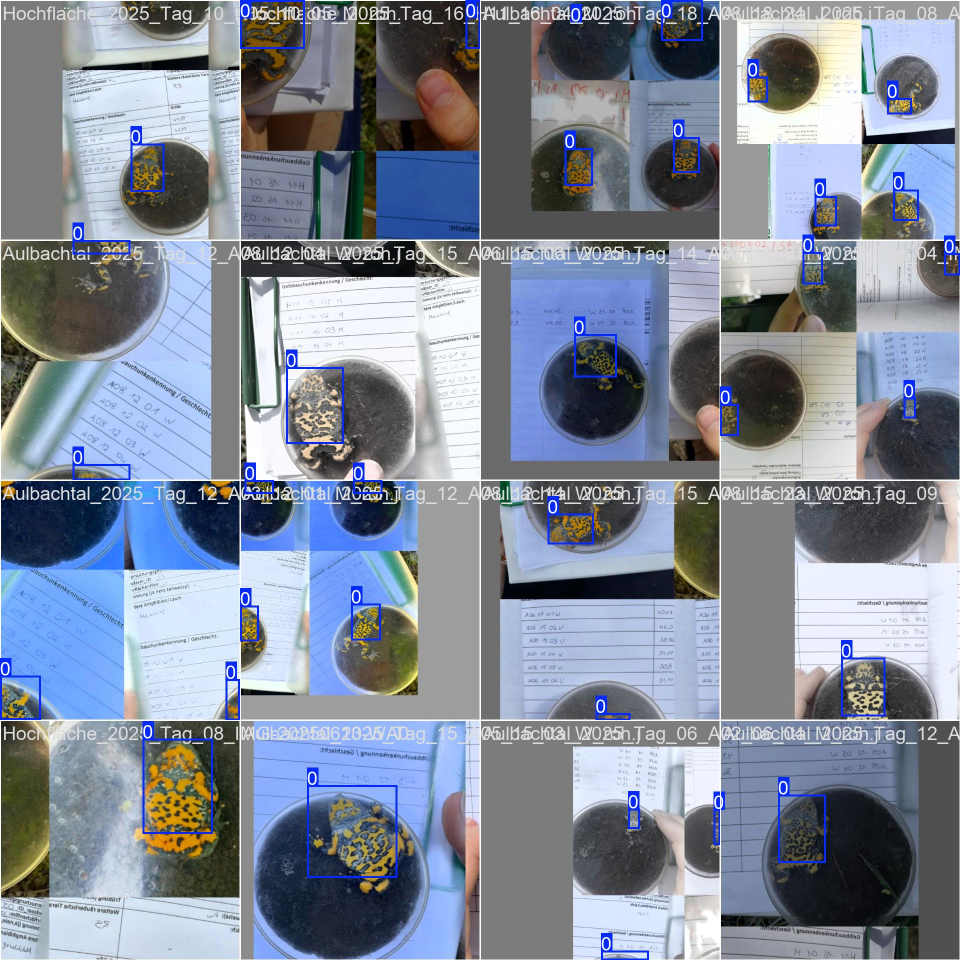
#> input picture 01-02_Throat_Belly_pipeline/src/runs/detect/train/train_batch0.jpg, 1920 x 1920 px (shown at 1/2 size)
$ python -i feature_extractor.py   (imports and definitions only)
#> lines starting #> are read from the running program, lines starting #| are printed output that depends on the picture; after the words box and inside, x2 and y2 are one past the last pixel; in counts of white or black regions, pixels touching at a corner belong together
import cv2
import numpy as np
from pathlib import Path

class DualFeatureExtractor:

    def __init__(
        self,
        sift_contrast_thresh=0.012,
        sift_nfeatures=1500,
        orb_nfeatures=1500,
        min_border_dist=6,
        lowe_ratio=0.80,
        ransac_thresh=5.0
    ):
        self.min_border_dist = min_border_dist
        self.lowe_ratio = lowe_ratio
        self.ransac_thresh = ransac_thresh

        # 1. Primary Model: SIFT
        self.sift = cv2.SIFT_create(
            nfeatures=sift_nfeatures,
            nOctaveLayers=3,
            contrastThreshold=sift_contrast_thresh,
            edgeThreshold=10,
            sigma=1.2
        )
        self.bf_l2 = cv2.BFMatcher(cv2.NORM_L2)

        # 2. Secondary Model: AKAZE (if available) or ORB
        self.has_akaze = False
        if hasattr(cv2, 'AKAZE_create'):
            try:
                self.model_b = cv2.AKAZE_create(
                    descriptor_type=cv2.AKAZE_DESCRIPTOR_MLDB,
                    descriptor_size=0,
                    descriptor_channels=3,
                    threshold=0.0008,
                    diffusivity=cv2.KAZE_DIFF_PM_G2
                )
                self.has_akaze = True
            except Exception:
                self.has_akaze = False

        if not self.has_akaze:
            self.model_b = cv2.ORB_create(
                nfeatures=orb_nfeatures,
                scaleFactor=1.2,
                nlevels=8,
                edgeThreshold=10,
                patchSize=31
            )

        self.bf_hamming = cv2.BFMatcher(cv2.NORM_HAMMING)

        # Feature caches
        self._cache_primary = {}
        self._cache_secondary = {}
        self._cache_self_sim = {}

    def _get_inner_mask(self, gray_img):
        _, mask = cv2.threshold(gray_img, 10, 255, cv2.THRESH_BINARY)
        k_size = self.min_border_dist * 2 + 1
        kernel = np.ones((k_size, k_size), np.uint8)
        inner_mask = cv2.erode(mask, kernel)
        return inner_mask

    def extract_features(self, img_input, rotate_180=False):

        if isinstance(img_input, (str, Path)):
            path_str = str(img_input)
            cache_key = (path_str, rotate_180)
            if cache_key in self._cache_primary and cache_key in self._cache_secondary:
                return {
                    'sift': self._cache_primary[cache_key],
                    'model_b': self._cache_secondary[cache_key],
                    'akaze': self._cache_secondary[cache_key]
                }
            gray = cv2.imread(path_str, cv2.IMREAD_GRAYSCALE)
            if gray is None:
                raise ValueError(f"Could not read image at: {path_str}")
        elif isinstance(img_input, np.ndarray):
            cache_key = None
            if len(img_input.shape) == 3:
                gray = cv2.cvtColor(img_input, cv2.COLOR_BGR2GRAY)
            else:
                gray = img_input.copy()
        else:
            raise TypeError("Input must be a filepath (str/Path) or numpy image array.")

        if rotate_180:
            gray = cv2.rotate(gray, cv2.ROTATE_180)

        inner_mask = self._get_inner_mask(gray)

        # Primary (SIFT) extraction
        kpts_s, descs_s = self.sift.detectAndCompute(gray, inner_mask)
        sift_tuple = (kpts_s, descs_s, len(kpts_s) if kpts_s is not None else 0)

        # Secondary (AKAZE/ORB) extraction
        kpts_b, descs_b = self.model_b.detectAndCompute(gray, inner_mask)
        model_b_tuple = (kpts_b, descs_b, len(kpts_b) if kpts_b is not None else 0)

        if cache_key is not None:
            self._cache_primary[cache_key] = sift_tuple
            self._cache_secondary[cache_key] = model_b_tuple

        return {
            'sift': sift_tuple,
            'model_b': model_b_tuple,
            'akaze': model_b_tuple,
            'gray_img': gray
        }

    # [141 lines left out: functions match_descriptors, filter_geometric_inliers, get_self_similarity, compute_pair_similarity, not called in this run]

>>> import cv2
>>> picture = cv2.imread('../../01-02_Throat_Belly_pipeline/src/runs/detect/train/train_batch0.jpg')
#> picture is the input picture: shape (1920, 1920, 3); mean B, G, R 152.1, 136.6, 128
>>> result = DualFeatureExtractor().extract_features(picture)
#> in extract_features, `gray = cv2.cvtColor(img_input, cv2.COLOR_BGR2GRAY)`:
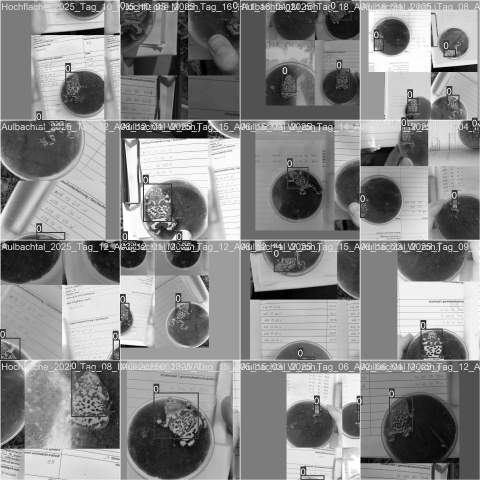
#> gray: shape (1920, 1920) (shown at 1/4 size); min 0, max 255, mean 135.8
#> in _get_inner_mask, `_, mask = cv2.threshold(gray_img, 10, 255, cv2.THRESH_BINARY)`:
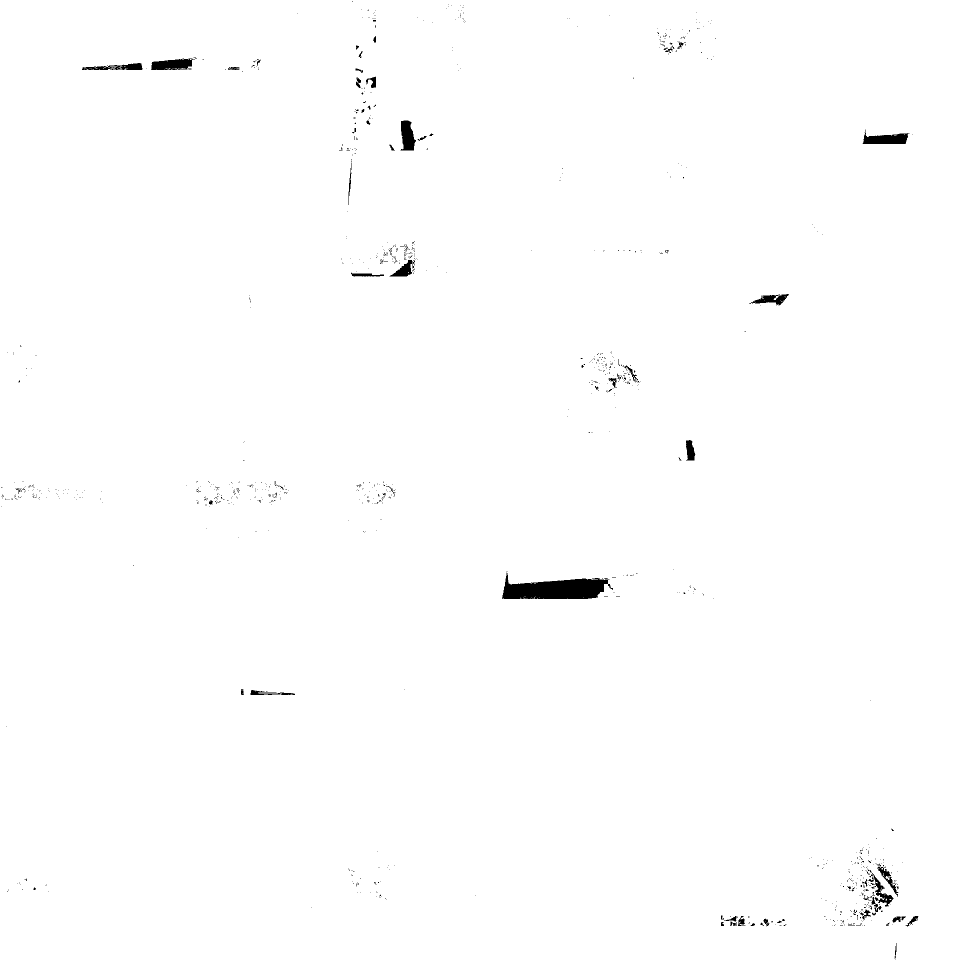
#> mask: shape (1920, 1920) (shown at 1/2 size); 99.4% white; 1047 black regions (981 under 20 px), largest, box (x1, y1, x2, y2) and area: (1004, 1145, 1226, 1198) 7158, (1725, 259, 1819, 288) 1571, (302, 116, 390, 140) 1482
#> in _get_inner_mask, `inner_mask = cv2.erode(mask, kernel)`:
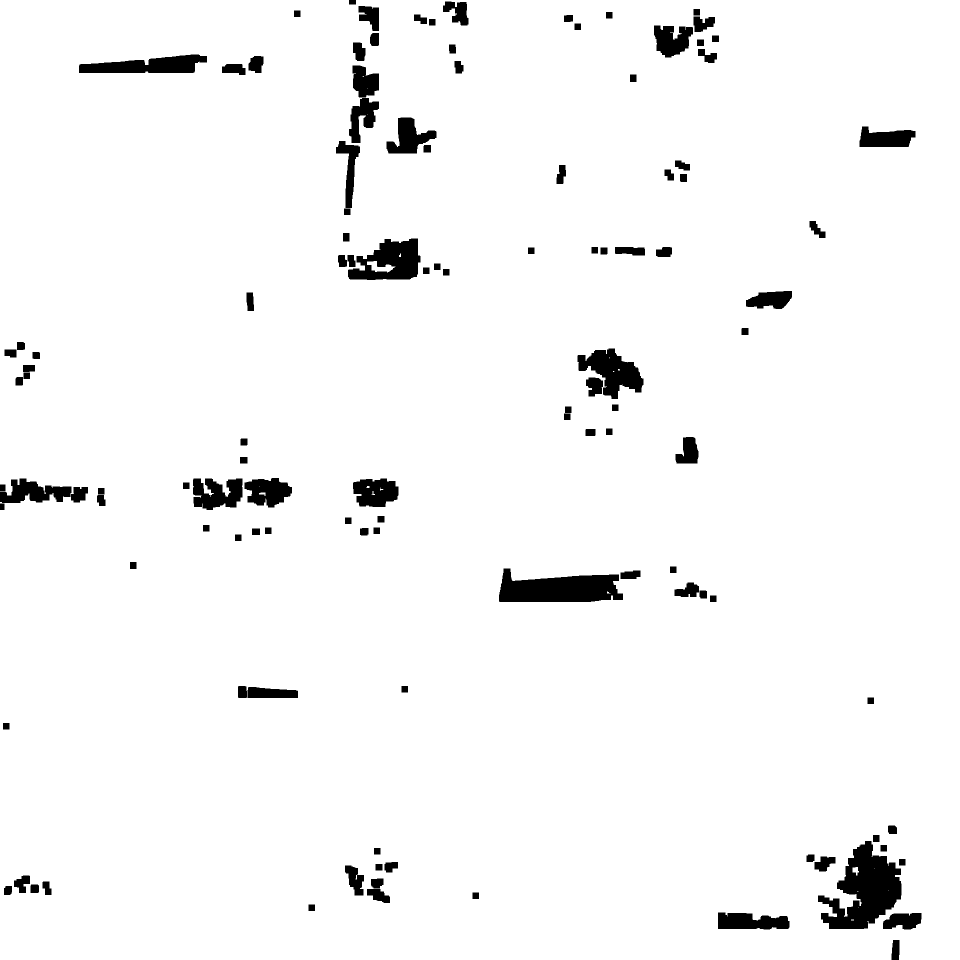
#> inner_mask: shape (1920, 1920) (shown at 1/2 size); 96.5% white; 118 black regions, largest, box (x1, y1, x2, y2) and area: (1636, 1682, 1803, 1858) 15926, (998, 1137, 1246, 1204) 11755, (696, 477, 841, 560) 7769
#> in extract_features, `kpts_s, descs_s = self.sift.detectAndCompute(gray, inner_mask)`: kpts_s = 1097 keypoints; strongest (x, y, size): (798, 38, 2.4), (487, 960, 2.5), (691, 515, 2.3), (493, 994, 2.9)
#> in extract_features, `kpts_b, descs_b = self.model_b.detectAndCompute(gray, inner_mask)`: kpts_b = 12228 keypoints; strongest (x, y, size): (1432, 1587, 8.1), (744, 940, 22.8), (700, 950, 16.1), (507, 929, 8.1)
#> result = 4 items

$ run again, on 01-02_Throat_Belly_pipeline/src/runs/detect/train/train_batch1.jpg
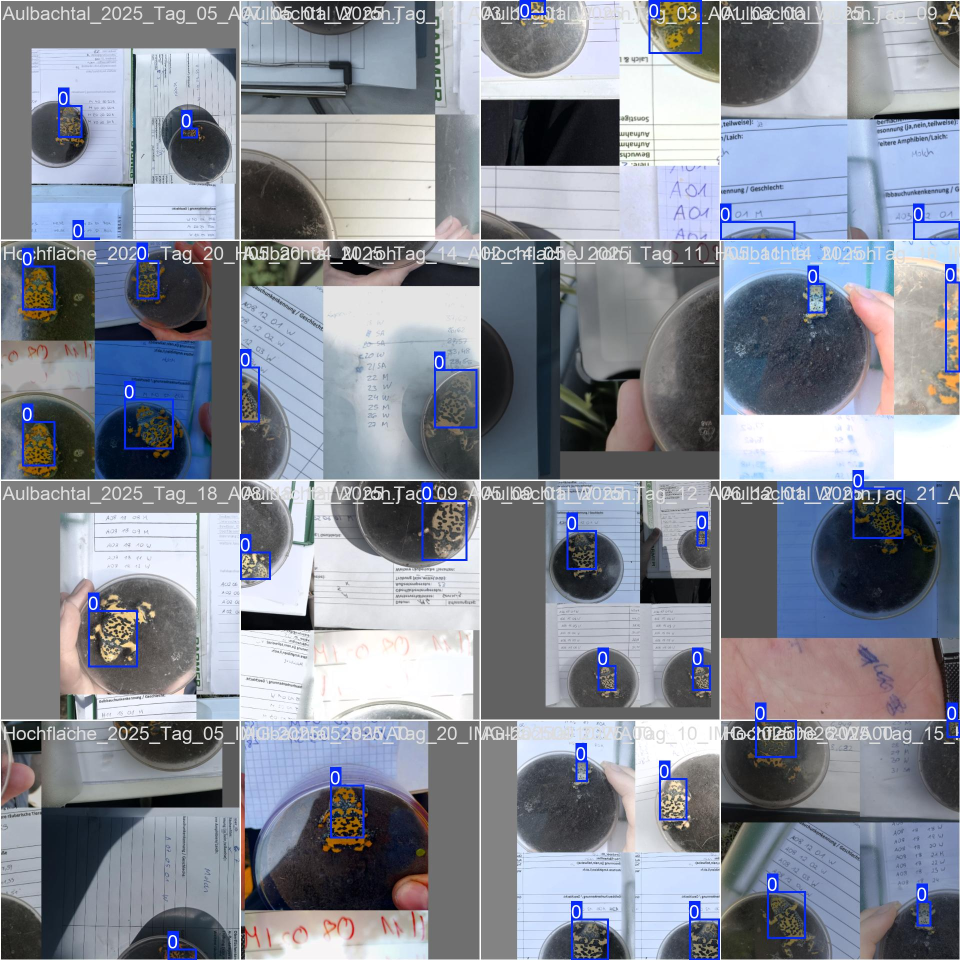
#> input picture 01-02_Throat_Belly_pipeline/src/runs/detect/train/train_batch1.jpg, 1920 x 1920 px (shown at 1/2 size)
#> picture is the input picture: shape (1920, 1920, 3); mean B, G, R 149.3, 137.8, 133.1
#> in _get_inner_mask, `_, mask = cv2.threshold(gray_img, 10, 255, cv2.THRESH_BINARY)`:
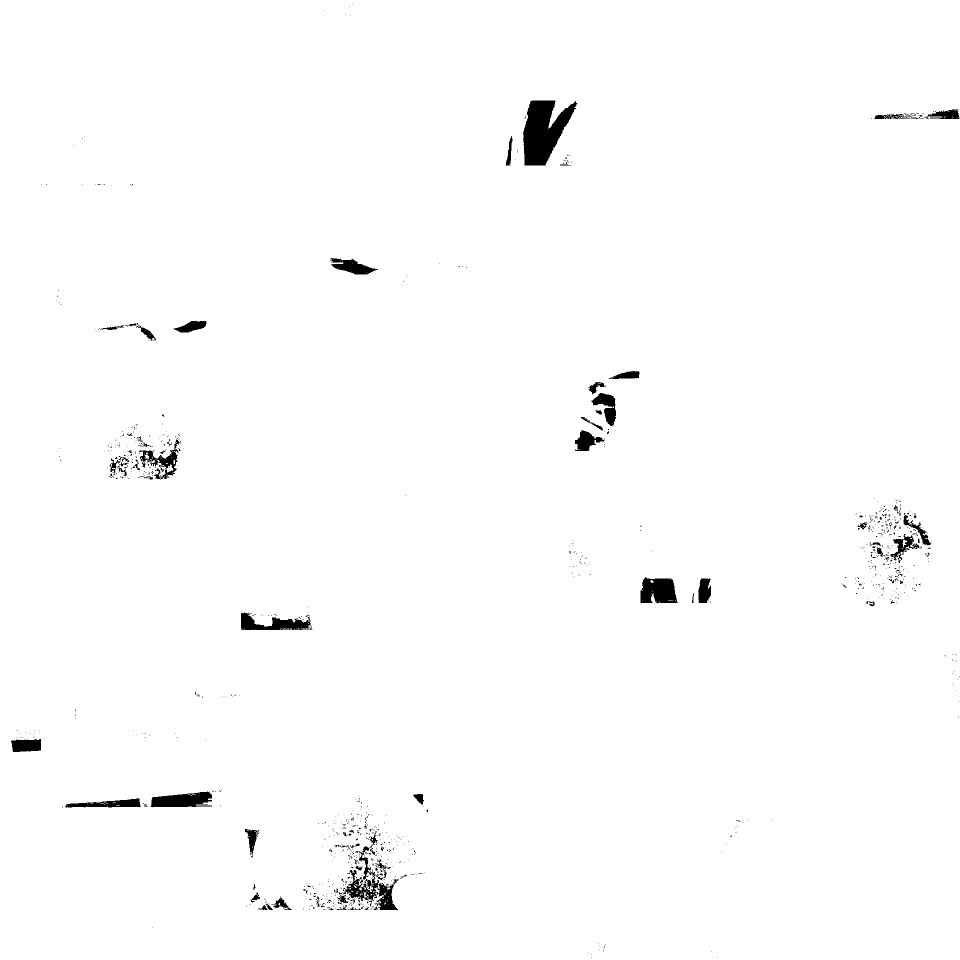
#> mask: shape (1920, 1920) (shown at 1/2 size); 98.8% white; 1036 black regions (944 under 20 px), largest, box (x1, y1, x2, y2) and area: (1046, 201, 1155, 331) 8450, (687, 1662, 797, 1820) 3761, (1281, 1154, 1355, 1207) 3110
#> in _get_inner_mask, `inner_mask = cv2.erode(mask, kernel)`:
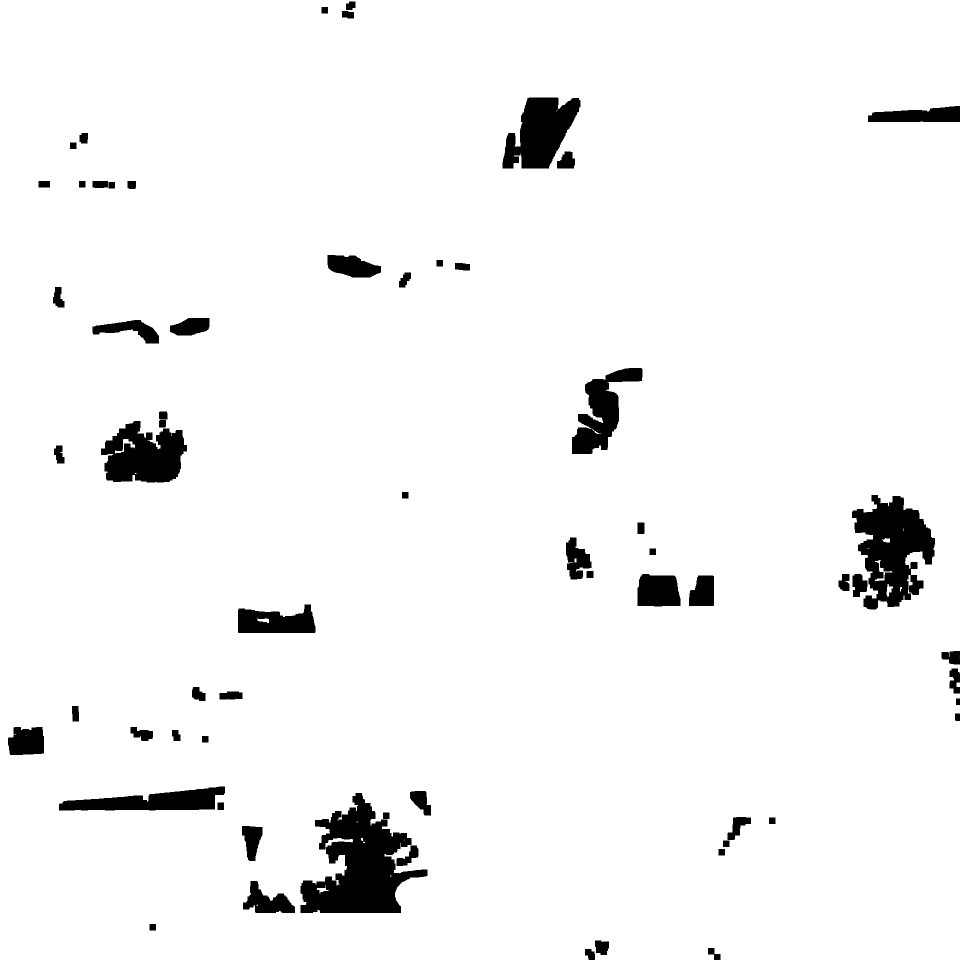
#> inner_mask: shape (1920, 1920) (shown at 1/2 size); 95.7% white; 63 black regions, largest, box (x1, y1, x2, y2) and area: (601, 1586, 855, 1826) 31338, (1704, 990, 1870, 1219) 22430, (202, 842, 374, 965) 14807
#> kpts_s = 1350 keypoints; strongest (x, y, size): (787, 998, 2.4), (691, 35, 2.5), (1891, 1440, 2.4), (274, 1478, 2.4)
#> kpts_b = 10993 keypoints; strongest (x, y, size): (601, 1220, 16.1), (1329, 1526, 16.1), (623, 968, 8.1), (1336, 1525, 8.1)
#> result = 4 items
